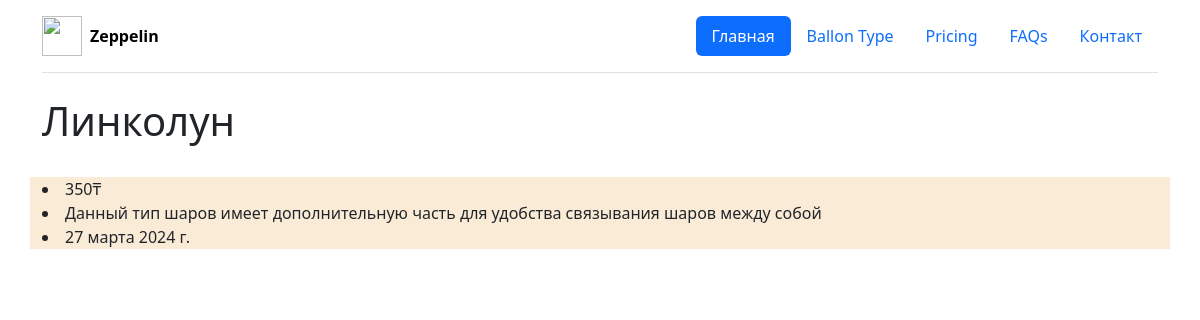
The app's page /type-detail/4 with its own data.
### blog/models.py (models this page shows, shortened)
class BaloonType(models.Model):
    name = models.CharField(
        max_length = 255,
        verbose_name="Название"
    )
    type_price = models.PositiveBigIntegerField(
        default=150,
        verbose_name="Цена типа шарика",
        help_text='Укажите цену для этого типа шарика'
    )
    created_at = models.DateField(
        auto_now_add=True,
        verbose_name = "Дата создания",
        help_text = "Дата и время создания записи"
    )
    description = models.CharField(
        max_length = 700,
        null=True,
        verbose_name="Описание данного типа шариков",
        help_text = "Опишите данный тип шаров"
    )
    class Meta:
        verbose_name="Тип шарика"
        verbose_name_plural = "Тип шариков"
        ordering = ["-created_at"]

### blog/views.py (the view)
# urls.py: path("type-detail/<int:pk>", types_detail, name="type-detail")
def types_detail(request, pk):
    type_ballon = BaloonType.objects.get(id=pk)
    context = {
        'baloon':type_ballon
    }
    return render(request,'type_detail.html', context)

### templates/type_detail.html (shortened to what this page needs)
{% extends 'base.html'%}
{% block content %}
<div class="container">
    <h1>{{baloon.name}}</h1>
    <br>
</div>
<div class="container" style="background-color: antiquewhite;">
    <div class="row mb-3">
        <li>{{baloon.type_price}}₸</li>
       {%if baloon.description %}
        <li>{{baloon.description}}</li>
       {% endif %}
        <li>{{baloon.created_at}}</li>
    </div>
</div>
{% endblock %}

### records on screen
BaloonType: name "Линколун", type_price "350", description "Данный тип шаров имеет дополнительную часть для удобства связывания шаров между собой", created_at "27 марта 2024 г."
